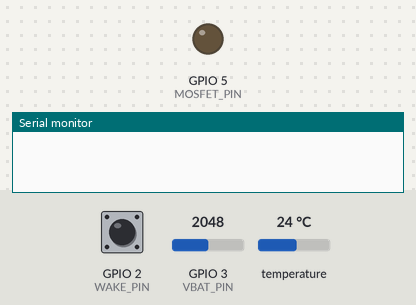
Recording of a sketch running on a simulated Seeed XIAO ESP32-C3. On the bench: output pins drawn as LEDs (lit = HIGH), the last lines printed to the serial monitor. The inputs (shaded band) are chosen by the test bench; at power-on: GPIO 2 (WAKE_PIN) HIGH, GPIO 3 (VBAT_PIN) = 2048, temperature 24 °C (analog values on the 0–4095 scale). The local clock reads 2024-03-15 10:24:30 at power-on unless the sketch sets it; random numbers use the default seed unless the sketch sets one. At 21.9 s the program puts the board to deep sleep or switches it off; the recording ends there.

Above: at 0.0 s.
At 10.7 s:
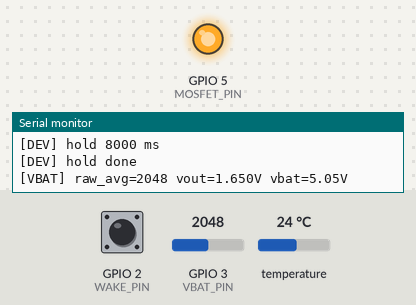
Timing chart, 0 to 21.9 s (numbered marks = the images above):
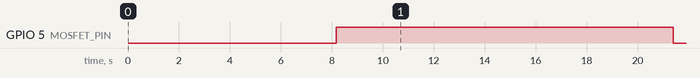

The sketch:

CLAUDE_LORA_VV_SOIL1_V1.ino
```cpp
/*
  SKETCH : LORA_VV_SOIL1_V1
  DEVICE : XIAO ESP32-C3
  ROLE   : SOIL1 / CWT sender
  NOTES  :
    - same logging/style as VV_SOIL02_V100
    - CWT Modbus:
        addr=1 baud=4800 func=0x03 start=0x0000 len=7
*/

#include <Arduino.h>
#include <WiFi.h>
#include <esp_now.h>
#include <Wire.h>
#include <string.h>
#include "esp_sleep.h"
#include <ModbusMaster.h>

#define SKETCH_TAG "VV_SOIL01_V102"

/* ============== CONFIG ============== */
#define ESPNOW_WIFI_CHANNEL 6
static const uint8_t AGG_MAC[6] = {0xB0,0xA6,0x04,0x07,0xA2,0x80};

#define I2C_SDA   6
#define I2C_SCL   7
#define WAKE_PIN  2

#define INTERVAL_MINUTES 5
#define MINUTE_PHASE     0
#define PHASE_SECOND     8
#define DEV_HOLD_MS      8000UL

#define RS485_RX_PIN     21
#define RS485_TX_PIN     20
#define RS485_DE_RE_PIN  4
#define DE_LOW_IS_RX     1

#define MOSFET_PIN       5
#define MOSFET_ON_HIGH   1

#define MODBUS_ADDR      1
#define MODBUS_BAUD      4800
#define REG_BLOCK        0x0000
#define REG_LEN          7
#define SENSOR_WARMUP_MS 2500
#define MODBUS_ATTEMPTS  5
#define MODBUS_RETRY_MS  120

#define VBAT_PIN        A1
#define VBAT_SAMPLES    12
#define VBAT_FACTOR     3.20f
#define VBAT_CAL        0.957f
#define ADC_VREF        3.30f
#define ADC_MAX         4095.0f

#define ACK_WAIT_MS      150
#define MAX_RETRIES      2
/* ==================================== */

#pragma pack(push, 1)
struct __attribute__((packed)) Soil22 {
  uint32_t session_id;
  uint16_t seq;
  int16_t  t_x10;
  uint16_t h_x10;
  uint16_t ec_raw;
  int16_t  case_x10;
  uint16_t vbat_mv;
  uint16_t ph_x10;
  uint16_t flags;
  uint16_t rsv0;
};
#pragma pack(pop)
static_assert(sizeof(Soil22) == 22, "Soil22 size");

#pragma pack(push, 1)
struct __attribute__((packed)) SoilPacket {
  uint8_t magic;
  uint8_t id;
  Soil22  s;
  uint8_t pad[4];
};
#pragma pack(pop)
static_assert(sizeof(SoilPacket) == 28, "SoilPacket size");

#pragma pack(push, 1)
struct __attribute__((packed)) Ack {
  uint32_t session_id;
  uint16_t seq;
  uint8_t  ok;
  uint8_t  pad;
};
#pragma pack(pop)
static_assert(sizeof(Ack) == 8, "Ack size");

/* ===== RTC ===== */
static const uint8_t DS3231_ADDR = 0x68;
static uint8_t bcd2dec(uint8_t v){ return (v>>4)*10 + (v&0x0F); }
static uint8_t dec2bcd(uint8_t v){ return ((v/10)<<4) | (v%10); }

static void ds_wreg(uint8_t reg, uint8_t val){
  Wire.beginTransmission(DS3231_ADDR);
  Wire.write(reg); Wire.write(val);
  Wire.endTransmission();
}
static uint8_t ds_rreg(uint8_t reg){
  Wire.beginTransmission(DS3231_ADDR);
  Wire.write(reg);
  Wire.endTransmission(false);
  Wire.requestFrom(DS3231_ADDR, (uint8_t)1);
  return Wire.available() ? Wire.read() : 0;
}
static bool ds_read_hms(uint8_t &hh, uint8_t &mm, uint8_t &ss){
  Wire.beginTransmission(DS3231_ADDR);
  Wire.write((uint8_t)0x00);
  if (Wire.endTransmission(false) != 0) return false;
  Wire.requestFrom(DS3231_ADDR, (uint8_t)3);
  if (Wire.available() < 3) return false;
  ss = bcd2dec(Wire.read() & 0x7F);
  mm = bcd2dec(Wire.read() & 0x7F);
  hh = bcd2dec(Wire.read() & 0x3F);
  return true;
}
static float ds_read_temp_c(){
  uint8_t msb = ds_rreg(0x11);
  uint8_t lsb = ds_rreg(0x12);
  int8_t t = (int8_t)msb;
  float frac = ((lsb >> 6) & 0x03) * 0.25f;
  return (float)t + frac;
}
static void ds_clear_flags(){
  uint8_t st = ds_rreg(0x0F);
  st &= ~(uint8_t)0x03;
  ds_wreg(0x0F, st);
}
static void ds_config_int_mode(){
  uint8_t ctrl = ds_rreg(0x0E);
  ctrl |= (1<<2);
  ctrl &= ~(1<<1);
  ctrl &= ~(1<<0);
  ds_wreg(0x0E, ctrl);
}
static void ds_enable_a1_int(){
  uint8_t ctrl = ds_rreg(0x0E);
  ctrl |= (1<<2);
  ctrl |= (1<<0);
  ds_wreg(0x0E, ctrl);
}
static void ds_set_alarm1_hms_ignore_date(uint8_t hh,uint8_t mm,uint8_t ss){
  ds_wreg(0x07, (dec2bcd(ss)&0x7F));
  ds_wreg(0x08, (dec2bcd(mm)&0x7F));
  ds_wreg(0x09, (dec2bcd(hh)&0x3F));
  ds_wreg(0x0A, 0x80);
  ds_clear_flags();
  ds_enable_a1_int();
  delay(5);
  if (digitalRead(WAKE_PIN) == LOW) ds_clear_flags();
}
static void compute_next_phase_sec(uint8_t hh,uint8_t mm,uint8_t ss,
                                   uint8_t &oh,uint8_t &om,uint8_t &os){
  const int nowMinAbs = (int)hh*60 + (int)mm;
  for(int d=0; d<=24*60; d++){
    int candMinAbs = nowMinAbs + d;
    int ch = (candMinAbs/60)%24;
    int cm = candMinAbs%60;
    int diff = cm - MINUTE_PHASE; if(diff<0) diff += 60;
    if((diff % INTERVAL_MINUTES) != 0) continue;
    if(d==0 && PHASE_SECOND <= ss) continue;
    oh=(uint8_t)ch; om=(uint8_t)cm; os=(uint8_t)PHASE_SECOND; return;
  }
  oh=hh; om=(uint8_t)((mm+INTERVAL_MINUTES)%60); os=(uint8_t)PHASE_SECOND;
}

/* ===== VBAT ===== */
static uint16_t read_vbat_mv(float *dbg_vout=nullptr, uint16_t *dbg_raw=nullptr){
  analogReadResolution(12);
  delay(20);
  uint32_t sum=0;
  for(int i=0;i<VBAT_SAMPLES;i++){ sum += analogRead(VBAT_PIN); delay(2); }
  float raw = (float)sum / (float)VBAT_SAMPLES;
  float vout = (raw / ADC_MAX) * ADC_VREF;
  float vbat = vout * VBAT_FACTOR * VBAT_CAL;
  if (dbg_vout) *dbg_vout = vout;
  if (dbg_raw)  *dbg_raw  = (uint16_t)lroundf(raw);
  return (uint16_t)lroundf(vbat * 1000.0f);
}

/* ===== power + rs485 ===== */
static void rs485_tristate() {
  pinMode(RS485_TX_PIN, INPUT);
  pinMode(RS485_RX_PIN, INPUT);
  pinMode(RS485_DE_RE_PIN, INPUT);
}
static void mosfet_on() {
  pinMode(MOSFET_PIN, OUTPUT);
  digitalWrite(MOSFET_PIN, MOSFET_ON_HIGH ? HIGH : LOW);
}
static void mosfet_off() {
  pinMode(MOSFET_PIN, OUTPUT);
  digitalWrite(MOSFET_PIN, MOSFET_ON_HIGH ? LOW : HIGH);
  rs485_tristate();
}
static inline void set_tx_mode() {
  pinMode(RS485_DE_RE_PIN, OUTPUT);
  digitalWrite(RS485_DE_RE_PIN, DE_LOW_IS_RX ? HIGH : LOW);
}
static inline void set_rx_mode() {
  pinMode(RS485_DE_RE_PIN, OUTPUT);
  digitalWrite(RS485_DE_RE_PIN, DE_LOW_IS_RX ? LOW : HIGH);
}

/* ===== modbus ===== */
static HardwareSerial RS485(1);
static ModbusMaster node;
static void preTx(){ set_tx_mode(); delayMicroseconds(150); }
static void postTx(){ delayMicroseconds(150); set_rx_mode(); }

static bool read_cwt(float &soilT, float &soilH, uint16_t &ecRaw, float &pH,
                     uint8_t &err_last, uint32_t &total_ms) {
  soilT = -1.0f;
  soilH = -1.0f;
  ecRaw = 0;
  pH = -1.0f;
  err_last = 0;
  total_ms = 0;

  mosfet_on();
  delay(SENSOR_WARMUP_MS);

  bool ok = false;
  for (int attempt = 1; attempt <= MODBUS_ATTEMPTS; attempt++) {
    uint32_t t0 = millis();

    RS485.end();
    delay(5);
    RS485.begin(MODBUS_BAUD, SERIAL_8N1, RS485_RX_PIN, RS485_TX_PIN);
    RS485.setTimeout(1500);

    set_rx_mode();
    delay(20);

    node.begin(MODBUS_ADDR, RS485);
    node.preTransmission(preTx);
    node.postTransmission(postTx);
    node.clearResponseBuffer();

    uint8_t r = node.readHoldingRegisters(REG_BLOCK, REG_LEN);

    uint32_t dt = millis() - t0;
    total_ms += dt;

    if (r == node.ku8MBSuccess) {
      uint16_t raw_moist = node.getResponseBuffer(0);
      uint16_t raw_temp  = node.getResponseBuffer(1);
      uint16_t raw_ec    = node.getResponseBuffer(2);
      uint16_t raw_ph10  = node.getResponseBuffer(3);

      soilH = raw_moist / 10.0f;
      soilT = (int16_t)raw_temp / 10.0f;
      ecRaw = raw_ec;
      pH    = raw_ph10 / 10.0f;

      Serial.printf("[CWT] OK  attempt=%d dt=%lums rawM=%u rawT=%u rawEC=%u rawPH10=%u\n",
                    attempt, (unsigned long)dt,
                    (unsigned)raw_moist, (unsigned)raw_temp,
                    (unsigned)raw_ec, (unsigned)raw_ph10);
      ok = true;
      break;
    } else {
      err_last = r;
      Serial.printf("[CWT] FAIL attempt=%d dt=%lums err=0x%02X\n",
                    attempt, (unsigned long)dt, (unsigned)r);
      delay(MODBUS_RETRY_MS);
    }
  }

  Serial.printf("[CWT] total=%lums\n", (unsigned long)total_ms);

  RS485.end();
  mosfet_off();
  return ok;
}

/* ===== ESPNOW + ACK ===== */
static volatile bool ack_got=false;
static volatile uint32_t ack_sid=0;
static volatile uint16_t ack_seq=0;

static void on_ack_recv(const esp_now_recv_info_t *info, const uint8_t *data, int len) {
  (void)info;
  if (!data || len < (int)sizeof(Ack)) return;
  Ack a; memcpy(&a, data, sizeof(a));
  if (a.ok != 1) return;
  ack_sid = a.session_id;
  ack_seq = a.seq;
  ack_got = true;
}

static bool wait_ack(uint32_t sid, uint16_t seqv){
  ack_got = false;
  uint32_t t0 = millis();
  while (millis() - t0 < ACK_WAIT_MS) {
    if (ack_got && ack_sid == sid && ack_seq == seqv) return true;
    delay(1);
  }
  return false;
}

/* ===== retained ===== */
RTC_DATA_ATTR static uint32_t session_id = 0;
RTC_DATA_ATTR static uint16_t seq = 0;

static void go_sleep_gpio_c3(){
  pinMode(WAKE_PIN, INPUT_PULLUP);
  uint64_t mask = 1ULL << WAKE_PIN;
  esp_err_t err = esp_deep_sleep_enable_gpio_wakeup(mask, ESP_GPIO_WAKEUP_GPIO_LOW);
  Serial.printf("[SOIL1] gpio_wakeup err=%d\n", (int)err);
  WiFi.mode(WIFI_OFF);
  Serial.flush();
  esp_deep_sleep_start();
}

void setup(){
  Serial.begin(115200);
  delay(120);

  Serial.println();
  Serial.println("=================================================");
  Serial.printf("LORA_VV_SOIL1_V1");
  Serial.println("=================================================");

  if (DEV_HOLD_MS > 0) {
    Serial.printf("[DEV] hold %lu ms\n", (unsigned long)DEV_HOLD_MS);
    uint32_t t0 = millis();
    while (millis() - t0 < DEV_HOLD_MS) delay(10);
    Serial.println("[DEV] hold done");
  }

  Wire.begin(I2C_SDA, I2C_SCL);
  pinMode(WAKE_PIN, INPUT_PULLUP);
  ds_config_int_mode();
  ds_clear_flags();

  float vout_dbg=0; uint16_t raw_dbg=0;
  uint16_t vbat_mv = read_vbat_mv(&vout_dbg, &raw_dbg);
  float caseT = ds_read_temp_c();
  Serial.printf("[VBAT] raw_avg=%u vout=%.3fV vbat=%.2fV\n",
                (unsigned)raw_dbg, vout_dbg, vbat_mv/1000.0f);

  float soilT, soilH, pH;
  uint16_t ecRaw;
  uint8_t err_last;
  uint32_t total_ms;
  bool cwt_ok = read_cwt(soilT, soilH, ecRaw, pH, err_last, total_ms);

  WiFi.mode(WIFI_STA);
  WiFi.setSleep(false);
  WiFi.setChannel(ESPNOW_WIFI_CHANNEL);
  while(!WiFi.STA.started()) delay(1);

  if (session_id == 0) session_id = esp_random();

  Serial.printf("[SOIL1] MAC=%s wake=%d sid=0x%08lX\n",
                WiFi.macAddress().c_str(), (int)esp_sleep_get_wakeup_cause(), (unsigned long)session_id);

  bool delivered = false;

  if (esp_now_init() != ESP_OK) {
    Serial.println("[SOIL1] esp_now_init FAILED");
  } else {
    esp_now_register_recv_cb(on_ack_recv);

    esp_now_peer_info_t p{};
    memcpy(p.peer_addr, AGG_MAC, 6);
    p.channel = ESPNOW_WIFI_CHANNEL;
    p.encrypt = false;
    esp_err_t e = esp_now_add_peer(&p);
    if (e != ESP_OK && e != ESP_ERR_ESPNOW_EXIST) {
      Serial.printf("[SOIL1] add_peer FAILED err=%d\n", (int)e);
    }

    SoilPacket pkt{};
    pkt.magic = 0xA1;
    pkt.id    = 1;

    pkt.s.session_id = session_id;
    pkt.s.seq        = ++seq;
    pkt.s.t_x10      = cwt_ok ? (int16_t)lroundf(soilT * 10.0f) : (int16_t)-10;
    pkt.s.h_x10      = cwt_ok ? (uint16_t)lroundf(soilH * 10.0f) : (uint16_t)0;
    pkt.s.ec_raw     = cwt_ok ? ecRaw : 0;
    pkt.s.case_x10   = (int16_t)lroundf(caseT * 10.0f);
    pkt.s.vbat_mv    = vbat_mv;
    pkt.s.ph_x10     = cwt_ok ? (uint16_t)lroundf(pH * 10.0f) : (uint16_t)0;
    pkt.s.flags      = cwt_ok ? 0x0001 : 0x0000;
    pkt.s.rsv0       = 0;

    for (int attempt = 0; attempt <= MAX_RETRIES; attempt++) {
      esp_err_t txe = esp_now_send(AGG_MAC, (const uint8_t*)&pkt, sizeof(pkt));
      bool tx_ok = (txe == ESP_OK);
      bool ack_ok = tx_ok ? wait_ack(pkt.s.session_id, pkt.s.seq) : false;

      Serial.printf("[SOIL1] TX seq=%u attempt=%d tx=%d ack=%d T=%.1f H=%.1f EC=%u caseT=%.1f VBAT=%.2fV flags=0x%04X\n",
                    (unsigned)pkt.s.seq, attempt, tx_ok ? 1 : 0, ack_ok ? 1 : 0,
                    cwt_ok ? soilT : -1.0f, cwt_ok ? soilH : -1.0f,
                    (unsigned)(cwt_ok ? ecRaw : 0),
                    caseT, vbat_mv / 1000.0f, (unsigned)pkt.s.flags);

      if (ack_ok) { delivered = true; break; }
      delay(10);
    }
  }

  uint8_t hh, mm, ss;
  if (ds_read_hms(hh, mm, ss)) {
    uint8_t th, tm, ts;
    compute_next_phase_sec(hh, mm, ss, th, tm, ts);
    Serial.printf("[RTC] Now %02u:%02u:%02u -> Alarm %02u:%02u:%02u (delivered=%d)\n",
                  hh, mm, ss, th, tm, ts, delivered ? 1 : 0);
    ds_set_alarm1_hms_ignore_date(th, tm, ts);
    Serial.printf("[RTC] CTRL=0x%02X STATUS=0x%02X INT=%d\n",
                  ds_rreg(0x0E), ds_rreg(0x0F), digitalRead(WAKE_PIN));
  } else {
    Serial.println("[RTC] DS3231 read failed -> timer fallback");
    esp_sleep_enable_timer_wakeup((uint64_t)INTERVAL_MINUTES * 60ULL * 1000000ULL);
  }

  go_sleep_gpio_c3();
}

void loop(){}
```

Measured:
- by itself, GPIO 5 (MOSFET_PIN): LOW → HIGH at 8.2 s, → LOW 13.2 s later
